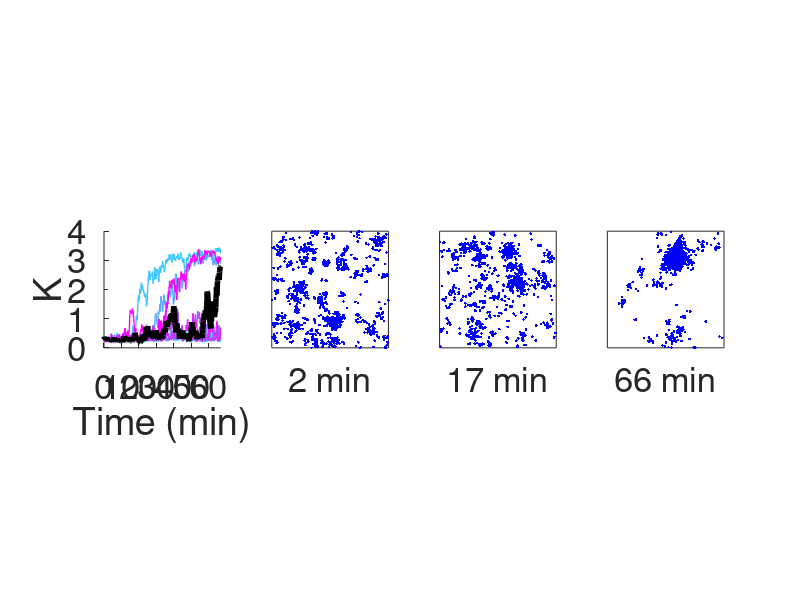

MATLAB code to generate this figure:
% Here we plotted K values of the simulations with 3000 Cdc42 and 170 Bem1-GEF
% whose initial condition is uniformly distributed molecules.
load('FigureData/Figure3C.mat')
seeds = 10;
% Color map for the plots.
cmap = cool(seeds);
% Time in the unit of minutes.
time = (0:10:4000)/60;
figure('units','pixels','position',[300 300 1200 300]); 
for j = 1:seeds
    subplot(1,4,1); hold on
    % Plot time series of K
    plot(time,K(j,:),'color',cmap(j, :),'linewidth',1)
end
ylim([0,4])
xlim([0,Inf])
xlabel('Time (min)')
ylabel('K')
axis square
set(gca,'fontsize',25)

% Mark one line of K in black and plot its snapshots of Cdc42-GTP
% at different time points. 
plot(time,K(5,:),'color','k','linewidth',4)
load('Coordinates/Figure3C_coordinates.mat')
L = 8.8623; % domain length
subplot(1,4,2)
plot(x_1,y_1,'b.')
xticks([]); yticks([]); ylim([0,L]); xlim([0,L]); axis square;
xlabel('2 min','fontsize',25)

subplot(1,4,3)
plot(x_2,y_2,'b.')
xticks([]); yticks([]); ylim([0,L]); xlim([0,L]); axis square;
xlabel('17 min','fontsize',25)

subplot(1,4,4)
plot(x_3,y_3,'b.')
xticks([]); yticks([]); ylim([0,L]); xlim([0,L]); axis square;
xlabel('66 min','fontsize',25)
